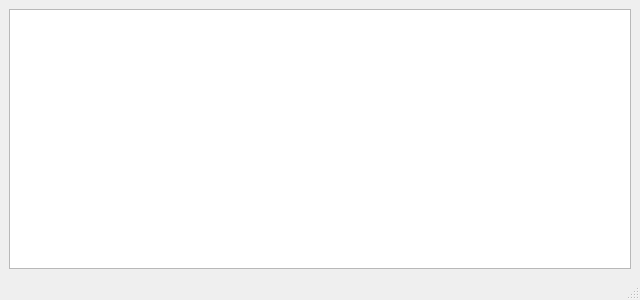
<?xml version="1.0" encoding="UTF-8"?>
<ui version="4.0">
 <class>MainWindow</class>
 <widget class="QMainWindow" name="MainWindow">
  <property name="geometry">
   <rect>
    <x>0</x>
    <y>0</y>
    <width>640</width>
    <height>300</height>
   </rect>
  </property>
  <property name="windowTitle">
   <string>TMV3.01 Meas</string>
  </property>
  <property name="documentMode">
   <bool>true</bool>
  </property>
  <widget class="QWidget" name="centralwidget">
   <property name="sizePolicy">
    <sizepolicy hsizetype="Preferred" vsizetype="Preferred">
     <horstretch>0</horstretch>
     <verstretch>0</verstretch>
    </sizepolicy>
   </property>
   <layout class="QVBoxLayout" name="verticalLayout">
    <item>
     <widget class="QListWidget" name="listWidget"/>
    </item>
   </layout>
  </widget>
  <widget class="QStatusBar" name="statusbar"/>
  <action name="actionNew_Dataset">
   <property name="text">
    <string>new Dataset</string>
   </property>
  </action>
  <action name="actionOpen_Dataset">
   <property name="text">
    <string>open Datarset</string>
   </property>
  </action>
  <action name="actionClose">
   <property name="text">
    <string>close</string>
   </property>
  </action>
 </widget>
 <resources>
  <include location="TMV3.qrc"/>
 </resources>
 <connections/>
</ui>
